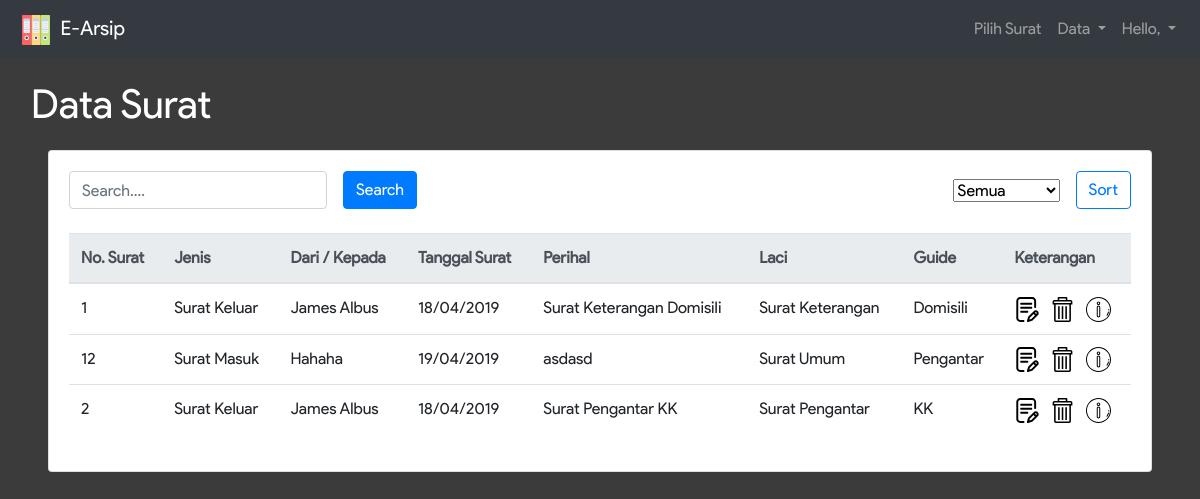
The page /p_data_surat.php on the database as committed earlier.
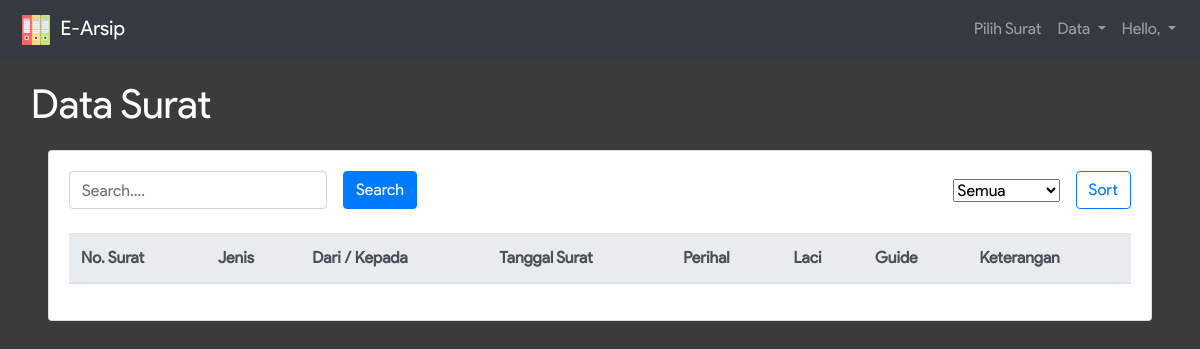
The same page on the database as committed later.
### tables this page shows
CREATE TABLE IF NOT EXISTS `arsip_surat` (
  `jenis` varchar(25) NOT NULL,
  `no_surat` varchar(30) NOT NULL,
  `nik` varchar(16) DEFAULT NULL,
  `dari_kpd` varchar(50) NOT NULL,
  `indeks` varchar(30) DEFAULT NULL,
  `tanggal_surat` date DEFAULT NULL,
  `tanggal_input` datetime NOT NULL,
  `alamat` text,
  `perihal` varchar(30) NOT NULL,
  `isi_ringkas` text,
  `laci` varchar(20) NOT NULL,
  `guide` varchar(30) NOT NULL,
  `file` varchar(255) DEFAULT NULL,
  `admin` varchar(20) NOT NULL
);

### p_data_surat.php (the view, shortened to what this page needs)
<?php
  include_once 'connection.php';
  $jenis = $_POST['jenis'];
  if ($jenis == "Surat Masuk") {
    $sql = "SELECT * FROM arsip_surat WHERE jenis = '" . $jenis . "'";
  }
  elseif ($jenis == "Surat Keluar") {
    $sql = "SELECT * FROM arsip_surat WHERE jenis = '" . $jenis . "'";
  }
  else{
    $sql = "SELECT * FROM arsip_surat";
  }
  $search = $_POST['search'];
  if ($search == "") {
    $sql = "SELECT * FROM arsip_surat";
  }
  $result = $conn->query($sql);
?>
<!DOCTYPE html>
<html>
<head>
  <link rel="stylesheet" href="node_modules/bootstrap/dist/css/bootstrap.min.css">
  <link rel="stylesheet" href="assets/css/infinite.css">
</head>
<body>
  <nav class="navbar navbar-expand-lg navbar-dark bg-dark">
      <a class="navbar-brand" href="#">
        <img src="assets/img/office-material.svg" width="40" height="30" alt="">
        E-Arsip
      </a>
      <div class="collapse navbar-collapse" id="navbarSupportedContent">
        <ul class="navbar-nav ml-auto">
          <li class="nav-item">
            <a class="nav-link" href="pilih_surat.php">Pilih Surat</a>
          </li>
          <li class="nav-item dropdown">
            <a class="nav-link dropdown-toggle" href="#" id="navbarDropdown" role="button" data-toggle="dropdown" aria-haspopup="true" aria-expanded="false">
              Data
            </a>
          </li>
          <li class="nav-item dropdown">
            <a class="nav-link dropdown-toggle" href="#" id="navbarDropdown" role="button" data-toggle="dropdown" aria-haspopup="true" aria-expanded="false">
              Hello, <?=$_SESSION['user']?>
            </a>
          </li>
        </ul>
      </div>
    </nav>
    <div class="container-fluid bckgrnd">
       <div class="row">
        <div class="col-sm-12">
          <div class="judul m-3">Data Surat</div>
        </div>
        <div class="col-sm-12 px-5">
          <div class="card">
            <div class="card-body">
              <div class="float-right mb-3">
                <form action="p_data_surat.php" method="POST" class="form-inline">
                <select name="jenis" class="form-group mx-sm-3 mb-2">
                  <option>Semua</option>
                </select>
                <input type="submit" class="btn btn-outline-primary mb-2" value="Sort">
                </form>
              </div>
              <div class="float-left mb-3">
                <form class="form-inline" method="POST" action="p_data_surat.php">
                  <div class="form-group mr-sm-3 mb-2">
                    <input type="text" class="form-control" name="search" placeholder="Search....">
                  </div>
                  <button type="submit" class="btn btn-primary mb-2">Search</button>
                </form>
              </div>
              <div class="table-responsive-lg">
                <table class="table">
                  <thead class="thead-light">
                    <tr>
                      <th scope="col">No. Surat</th>
                      <th scope="col">Jenis</th>
                      <th scope="col">Dari / Kepada</th>
                      <th scope="col">Tanggal Surat</th>
                      <th scope="col">Perihal</th>
                      <th scope="col">Laci</th>
                      <th scope="col">Guide</th>
                      <th scope="col" colspan="3">Keterangan</th>
                    </tr>
                  </thead>
                  <tbody>
                    <?php
                      while ($row = $result->fetch_assoc()) {
                    ?>
                        <tr>
                          <td>
                            <?= $row['no_surat'] ?>
                          </td>
                          <td>
                            <?= $row['jenis'] ?>
                          </td>
                          <td>
                            <?= $row['dari_kpd'] ?>
                          </td>
                          <td>
                            <?= date('d/m/Y', strtotime($row['tanggal_input']))?>
                          </td>
                          <td>
                            <?= $row['perihal'] ?>
                          </td>
                          <td>
                            <?= $row['laci'] ?>
                          </td>
                          <td>
                            <?= $row['guide'] ?>
                          </td>
                          <td>
                            <a href="#">
                                <img src="assets/img/writing.svg" height="25" width="25">
                            </a>&nbsp;
                            <a href="delete.php?id=<?=$row['no_surat']?>">
                              <img src="assets/img/clear-button.svg" height="25" width="25">
                            </a>&nbsp;
                            <a href="detail.php?id=<?=$row['no_surat']?>">
                              <img src="assets/img/info.svg" height="25" width="25">
                            </a>
                          </td>
                        </tr>
                      <?php } ?>
                  </tbody>
                </table>
              </div>
            </div>
          </div>
        </div>
      </div>
    </div>
  </body>
</html>

### assets/css/infinite.css (style rules this page uses)
body { width: 100%; height: 100%; font-family: 'Product Sans'; }
.bckgrnd { background-size: cover; background-color: #3B3B3B; height: 100vh; }
.judul { font-size: 40px; color: #FFF; }

Rows that differ between the two databases and show on the page:
removed arsip_surat: no_surat "1", jenis "Surat Keluar", dari_kpd "James Albus", tanggal_input "18/04/2019", perihal "Surat Keterangan Domisili", laci "Surat Keterangan", guide "Domisili"
removed arsip_surat: no_surat "12", jenis "Surat Masuk", dari_kpd "Hahaha", tanggal_input "19/04/2019", perihal "asdasd", laci "Surat Umum", guide "Pengantar"
removed arsip_surat: no_surat "2", jenis "Surat Keluar", dari_kpd "James Albus", tanggal_input "18/04/2019", perihal "Surat Pengantar KK", laci "Surat Pengantar", guide "KK"
